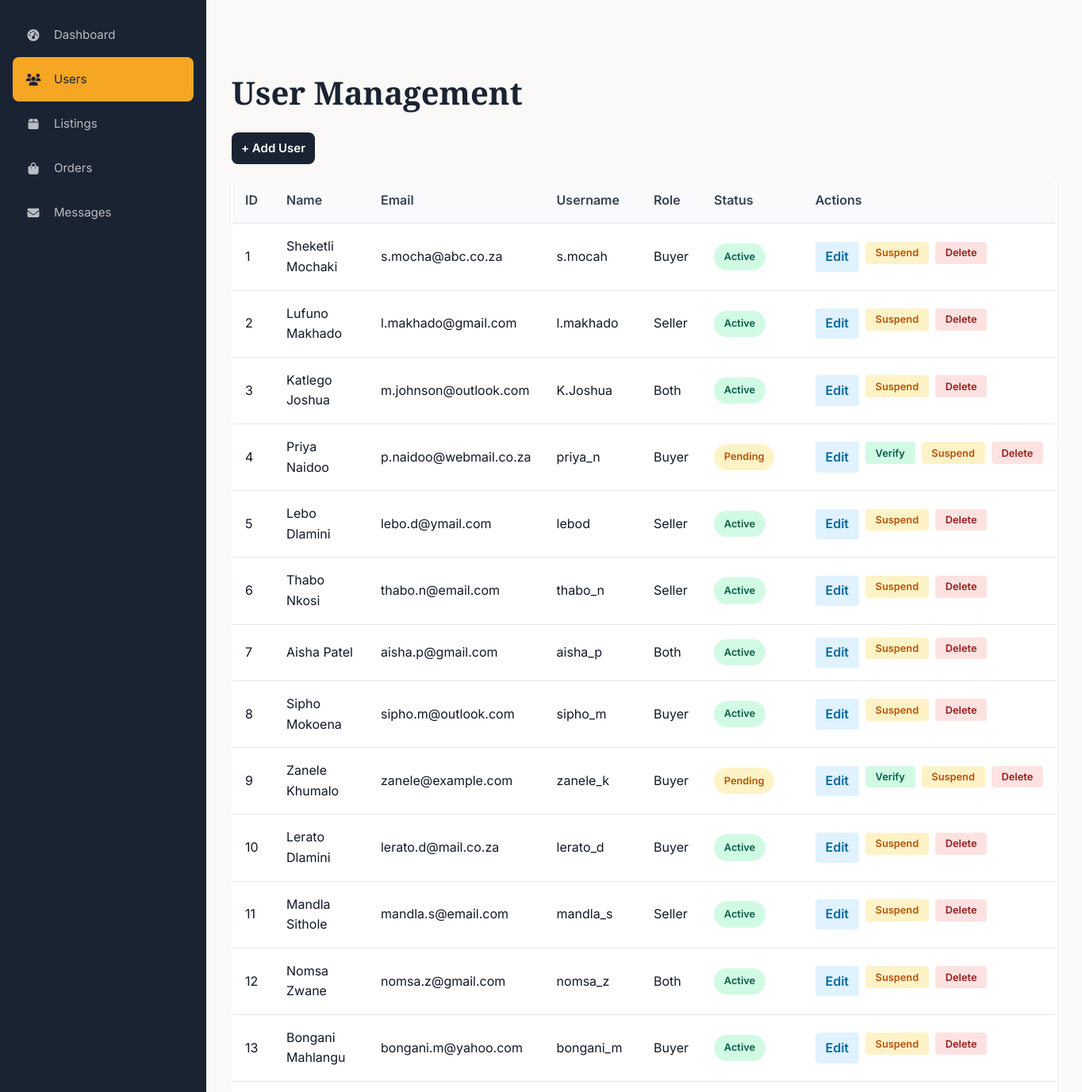
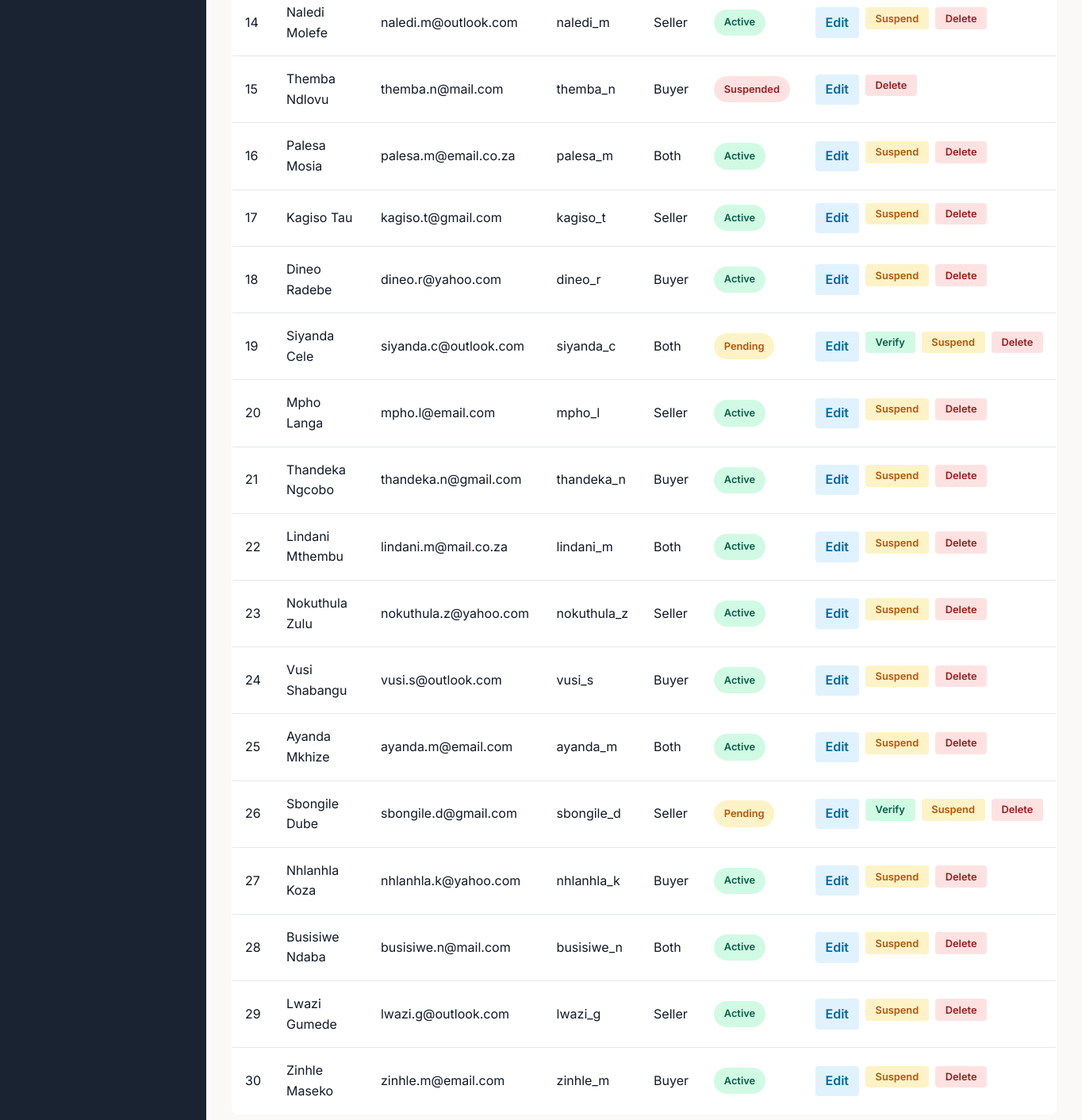
Screenshot of /admin/users.php (signed in) with the database file from the repository (2 pictures, top to bottom).
### tables this page shows
CREATE TABLE tblUser (
    userID INT AUTO_INCREMENT PRIMARY KEY,
    fullName VARCHAR(100) NOT NULL,
    email VARCHAR(150) NOT NULL UNIQUE,
    username VARCHAR(50) NOT NULL UNIQUE,
    passwordHash VARCHAR(255) NOT NULL,
    role ENUM('buyer','seller','both') DEFAULT 'buyer',
    status ENUM('pending','active','suspended') DEFAULT 'pending',
    address TEXT,
    city VARCHAR(100),
    postalCode VARCHAR(20),
    phone VARCHAR(20),
    profilePic VARCHAR(255) DEFAULT 'images/default-avatar.png',
    createdAt TIMESTAMP DEFAULT CURRENT_TIMESTAMP
);

### admin/users.php (the view, shortened to what this page needs)
<?php
require_once '../includes/DBConn.php';
$stmt = $conn->prepare("SELECT * FROM tblUser ORDER BY createdAt DESC");
$stmt->execute();
$usersResult = $stmt->get_result();
$users = $usersResult->fetch_all(MYSQLI_ASSOC);
?>
<?php include 'includes/admin-header.php'; ?>
<h1 style="margin: 0 0 1.5rem 0;">User Management</h1>
<div style="margin-bottom:1rem;">
    <a href="add_user.php" class="btn btn-primary" style="padding:0.5rem 0.75rem;">+ Add User</a>
</div>
<table class="users-table">
    <thead>
        <tr>
            <th>ID</th>
            <th>Name</th>
            <th>Email</th>
            <th>Username</th>
            <th>Role</th>
            <th>Status</th>
            <th>Actions</th>
        </tr>
    </thead>
    <tbody>
        <?php foreach ($users as $user): ?>
            <tr>
                <td><?php echo $user['userID']; ?></td>
                <td><?php echo htmlspecialchars($user['fullName']); ?></td>
                <td><?php echo htmlspecialchars($user['email']); ?></td>
                <td><?php echo htmlspecialchars($user['username']); ?></td>
                <td style="text-transform: capitalize;"><?php echo $user['role']; ?></td>
                <td>
                    <?php
                    $statusClass = 'status-' . $user['status'];
                    ?>
                    <span class="status-badge <?php echo $statusClass; ?>"><?php echo ucfirst($user['status']); ?></span>
                </td>
                <td>
                        <div class="action-buttons">
                            <a href="edit_user.php?userID=<?php echo $user['userID']; ?>" class="btn-edit" style="padding:0.4rem 0.8rem; background:#e0f2fe; color:#0369a1; border-radius:4px; text-decoration:none; font-weight:600;">Edit</a>
                        <?php if ($user['status'] === 'pending'): ?>
                            <form method="POST" style="display: inline;">
                                <button type="submit" class="btn-verify">Verify</button>
                            </form>
                        <?php endif; ?>
                        <?php if ($user['status'] !== 'suspended'): ?>
                            <form method="POST" style="display: inline;">
                                <button type="submit" class="btn-suspend">Suspend</button>
                            </form>
                        <?php endif; ?>
                        <form method="POST" style="display: inline;" onsubmit="return confirm('Are you sure you want to delete this user?');">
                            <button type="submit" class="btn-delete">Delete</button>
                        </form>
                    </div>
                </td>
            </tr>
        <?php endforeach; ?>
    </tbody>
</table>
<?php include 'includes/admin-footer.php'; ?>

### css/style.css (style rules this page uses)
:root { --primary-dark: #1a2332; --primary-blue: #2c3e50; --accent-orange: #f5a623; --accent-teal: #00897b; --white: #ffffff; --off-white: #faf9f7; --cream: #f5f3ef; --light-gray: #e5e5e5; --medium-gray: #9ca3af; --dark-gray: #4b5563; --charcoal: #374151; --black: #111827; --success: #10b981; --success-light: #d1fae5; --warning: #f59e0b; --warning-light: #fef3c7; --error: #ef4444; --error-light: #fee2e2; --info: #3b82f6; --info-light: #dbeafe; --font-heading: 'Playfair Display', Georgia, serif; --font-body: 'Inter', -apple-system, BlinkMacSystemFont, sans-serif; --spacing-xs: 0.25rem; --spacing-sm: 0.5rem; --spacing-md: 1rem; --spacing-lg: 1.5rem; --spacing-xl: 2rem; --spacing-2xl: 3rem; --spacing-3xl: 4rem; --radius-sm: 4px; --radius-md: 8px; --radius-lg: 12px; --radius-xl: 16px; --radius-full: 9999px; --shadow-sm: 0 1px 2px rgba(0, 0, 0, 0.05); --shadow-md: 0 4px 6px -1px rgba(0, 0, 0, 0.1); --shadow-lg: 0 10px 15px -3px rgba(0, 0, 0, 0.1); --shadow-xl: 0 20px 25px -5px rgba(0, 0, 0, 0.1); --shadow-hover: 0 12px 40px rgba(0, 0, 0, 0.15); --transition-fast: 0.15s ease; --transition-base: 0.2s ease; --transition-slow: 0.3s ease; --z-dropdown: 100; --z-sticky: 200; --z-fixed: 300; --z-modal-backdrop: 400; --z-modal: 500; --z-toast: 600; }
*, *::before, *::after { box-sizing: border-box; margin: 0; padding: 0; }
html { scroll-behavior: smooth; -webkit-font-smoothing: antialiased; -moz-osx-font-smoothing: grayscale; }
body { font-family: var(--font-body); font-size: 16px; line-height: 1.6; color: var(--black); background-color: var(--off-white); min-height: 100vh; display: flex; flex-direction: column; }
a { text-decoration: none; color: inherit; transition: color var(--transition-base); }
button { font-family: inherit; cursor: pointer; border: none; background: none; }
h1, h2, h3, h4, h5, h6 { font-family: var(--font-heading); font-weight: 600; line-height: 1.3; color: var(--primary-dark); }
h1 { font-size: 2.5rem; }
.btn { display: inline-flex; align-items: center; justify-content: center; gap: var(--spacing-sm); padding: var(--spacing-md) var(--spacing-xl); font-size: 0.9375rem; font-weight: 600; border-radius: var(--radius-md); transition: all var(--transition-base); cursor: pointer; border: none; }
.btn-primary { background-color: var(--primary-dark); color: var(--white); }

### admin/users.php (style rules this page uses)
.users-table { width: 100%; border-collapse: collapse; background: white; border: 1px solid #e5e7eb; border-radius: 8px; overflow: hidden; }
.users-table thead { background: #f9fafb; border-bottom: 1px solid #e5e7eb; }
.users-table th { padding: 1rem; text-align: left; font-weight: 600; color: #374151; }
.users-table td { padding: 1rem; border-bottom: 1px solid #e5e7eb; }
.users-table tbody tr:last-child td { border-bottom: none; }
.status-badge { display: inline-block; padding: 0.4rem 0.8rem; border-radius: 999px; font-size: 0.8rem; font-weight: 600; }
.status-pending { background: #fef3c7; color: #b45309; }
.status-active { background: #d1fae5; color: #065f46; }
.status-suspended { background: #fee2e2; color: #991b1b; }
.action-buttons { display: flex; gap: 0.5rem; }
.action-buttons button { padding: 0.4rem 0.8rem; border: none; border-radius: 4px; cursor: pointer; font-size: 0.8rem; font-weight: 600; }
.btn-verify { background: #d1fae5; color: #065f46; }
.btn-suspend { background: #fef3c7; color: #b45309; }
.btn-delete { background: #fee2e2; color: #991b1b; }

### rows the page displays
tbluser: userID "1", fullName "Sheketli Mochaki", email "s.mocha@abc.co.za", username "s.mocah", role "Buyer", status "Active"
tbluser: userID "2", fullName "Lufuno Makhado", email "l.makhado@gmail.com", username "l.makhado", role "Seller", status "Active"
tbluser: userID "3", fullName "Katlego Joshua", email "m.johnson@outlook.com", username "K.Joshua", role "Both", status "Active"
tbluser: userID "4", fullName "Priya Naidoo", email "p.naidoo@webmail.co.za", username "priya_n", role "Buyer", status "Pending"
tbluser: userID "5", fullName "Lebo Dlamini", email "lebo.d@ymail.com", username "lebod", role "Seller", status "Active"
tbluser: userID "6", fullName "Thabo Nkosi", email "thabo.n@email.com", username "thabo_n", role "Seller", status "Active"
tbluser: userID "7", fullName "Aisha Patel", email "aisha.p@gmail.com", username "aisha_p", role "Both", status "Active"
tbluser: userID "8", fullName "Sipho Mokoena", email "sipho.m@outlook.com", username "sipho_m", role "Buyer", status "Active"
tbluser: userID "9", fullName "Zanele Khumalo", email "zanele@example.com", username "zanele_k", role "Buyer", status "Pending"
tbluser: userID "10", fullName "Lerato Dlamini", email "lerato.d@mail.co.za", username "lerato_d", role "Buyer", status "Active"
tbluser: userID "11", fullName "Mandla Sithole", email "mandla.s@email.com", username "mandla_s", role "Seller", status "Active"
tbluser: userID "12", fullName "Nomsa Zwane", email "nomsa.z@gmail.com", username "nomsa_z", role "Both", status "Active"
tbluser: userID "13", fullName "Bongani Mahlangu", email "bongani.m@yahoo.com", username "bongani_m", role "Buyer", status "Active"
tbluser: userID "14", fullName "Naledi Molefe", email "naledi.m@outlook.com", username "naledi_m", role "Seller", status "Active"
tbluser: userID "15", fullName "Themba Ndlovu", email "themba.n@mail.com", username "themba_n", role "Buyer", status "Suspended"
tbluser: userID "16", fullName "Palesa Mosia", email "palesa.m@email.co.za", username "palesa_m", role "Both", status "Active"
tbluser: userID "17", fullName "Kagiso Tau", email "kagiso.t@gmail.com", username "kagiso_t", role "Seller", status "Active"
tbluser: userID "18", fullName "Dineo Radebe", email "dineo.r@yahoo.com", username "dineo_r", role "Buyer", status "Active"
tbluser: userID "19", fullName "Siyanda Cele", email "siyanda.c@outlook.com", username "siyanda_c", role "Both", status "Pending"
tbluser: userID "20", fullName "Mpho Langa", email "mpho.l@email.com", username "mpho_l", role "Seller", status "Active"
tbluser: userID "21", fullName "Thandeka Ngcobo", email "thandeka.n@gmail.com", username "thandeka_n", role "Buyer", status "Active"
tbluser: userID "22", fullName "Lindani Mthembu", email "lindani.m@mail.co.za", username "lindani_m", role "Both", status "Active"
tbluser: userID "23", fullName "Nokuthula Zulu", email "nokuthula.z@yahoo.com", username "nokuthula_z", role "Seller", status "Active"
tbluser: userID "24", fullName "Vusi Shabangu", email "vusi.s@outlook.com", username "vusi_s", role "Buyer", status "Active"
tbluser: userID "25", fullName "Ayanda Mkhize", email "ayanda.m@email.com", username "ayanda_m", role "Both", status "Active"
tbluser: userID "26", fullName "Sbongile Dube", email "sbongile.d@gmail.com", username "sbongile_d", role "Seller", status "Pending"
tbluser: userID "27", fullName "Nhlanhla Koza", email "nhlanhla.k@yahoo.com", username "nhlanhla_k", role "Buyer", status "Active"
tbluser: userID "28", fullName "Busisiwe Ndaba", email "busisiwe.n@mail.com", username "busisiwe_n", role "Both", status "Active"
tbluser: userID "29", fullName "Lwazi Gumede", email "lwazi.g@outlook.com", username "lwazi_g", role "Seller", status "Active"
tbluser: userID "30", fullName "Zinhle Maseko", email "zinhle.m@email.com", username "zinhle_m", role "Buyer", status "Active"
